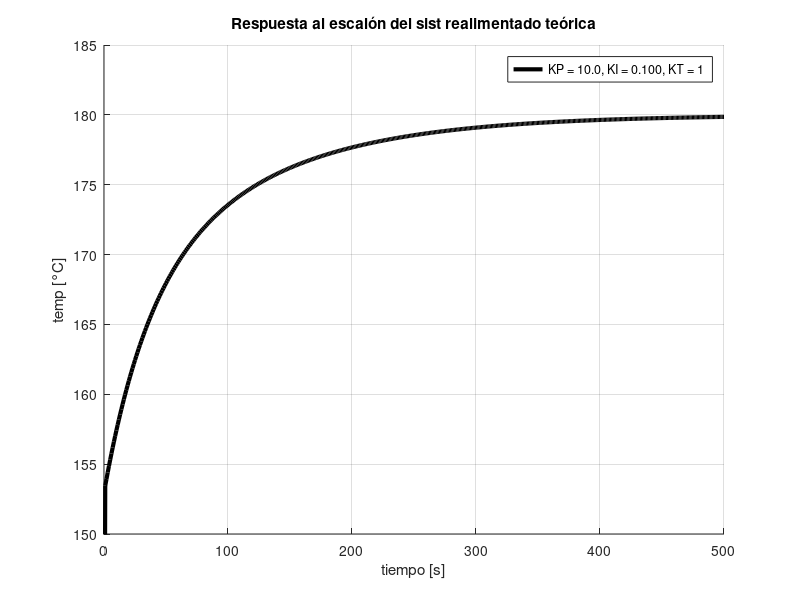
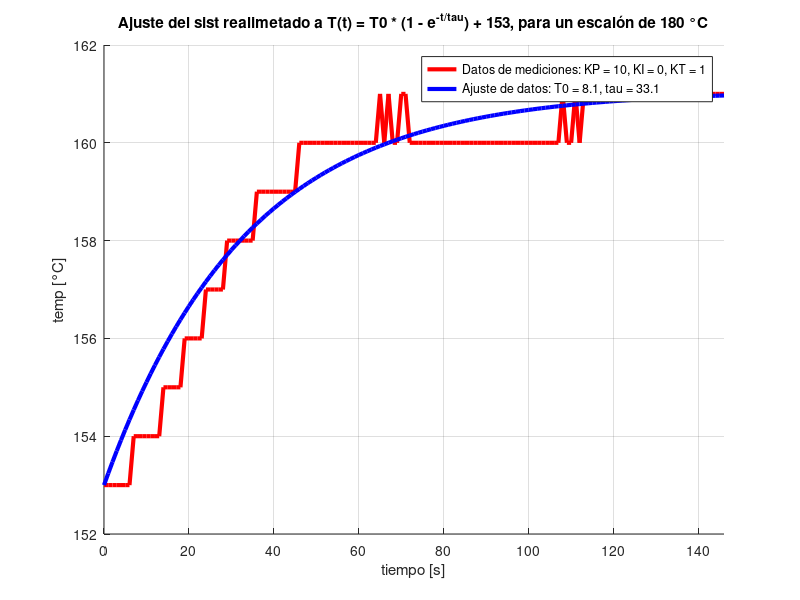
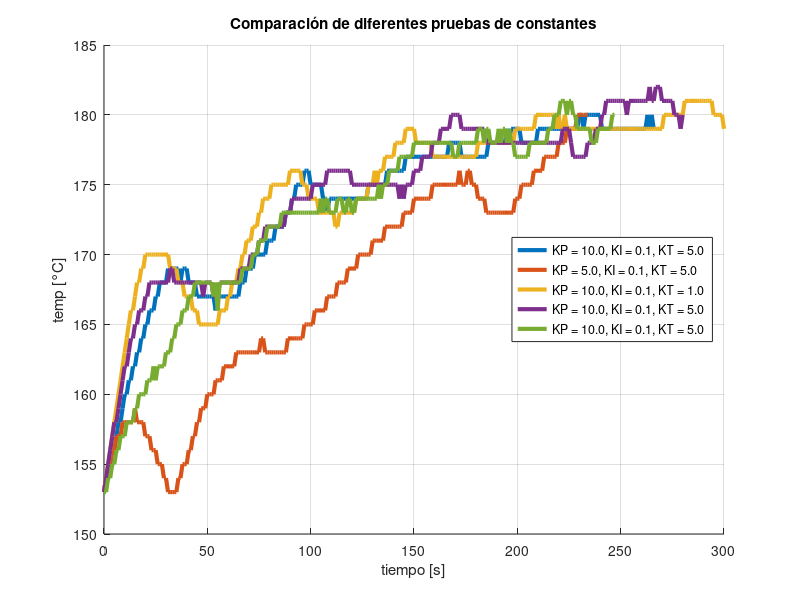
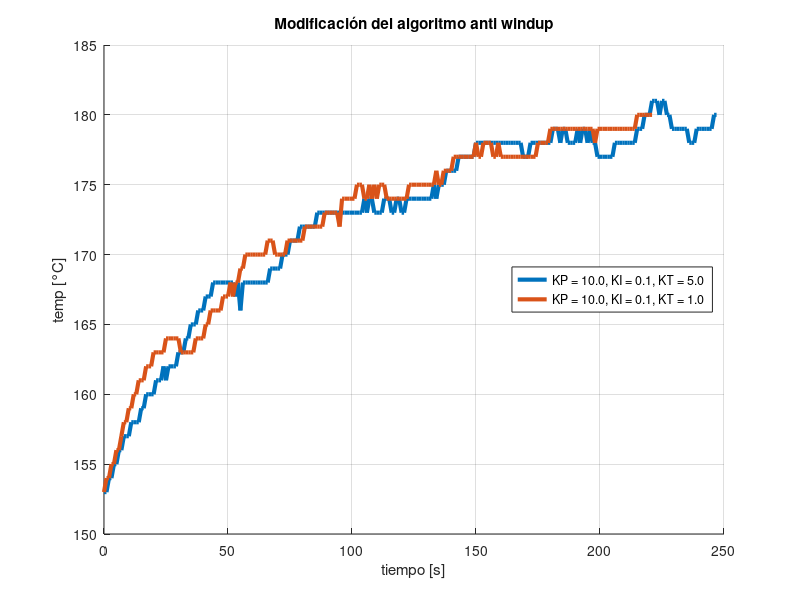

The MATLAB script that drew these images, in order:
%Script de prueba de mediciones del PID_control

clear all;
close all;
clc;

DATA = dlmread("Prueba_1.txt"); %Cargo los datos de la prueba 1
DATA2 = dlmread("Prueba_2.txt");%Cargo los datos de la prueba 2
DATA_ACTUADOR_2 = dlmread("Actuador_prueba_2.txt");%Cargo los datos del actuador
DATA3 = dlmread("Prueba_3.txt");%Cargo los datos de la prueba 3
DATA4 = dlmread("Prueba_4.txt");%Cargo los datos de la prueba 4
DATA5 = dlmread("Prueba_5.txt");%Cargo los datos de la prueba 5
DATA6 = dlmread("Prueba_6.txt");%Cargo los datos de la prueba 6
DATA7 = dlmread("Prueba_7.txt");%Cargo los datos de la prueba 7
DATA8 = dlmread("Prueba_8.txt");%Cargo los datos de la prueba 8
n8 = length(DATA8);
n7 = length(DATA7);
n6 = length(DATA6);
n5 = length(DATA5);
n4 = length(DATA4);
n3 = length(DATA3);
na2 = length(DATA_ACTUADOR_2);
n2 = length(DATA2);
n = length(DATA);
t = [0:1:n-1];
T = 1; %Segundo
t = t * T;

t2 = [0:1:500];


KP = 10; %Constante proporcional
alfa = 0.01;  %Posición del cero que va con el polo en el origen
KI = alfa  * KP;  %Constante integral
KT = 1; %Constante de corrección anti windup

%Ajuste de datos a sistema de primer orden
f = @(T0,tau) T0*(1-exp(-t./tau)) + 153;  %Función a ajustar

err = @(x) norm(DATA - f(x(1),x(2)));
xo = [30, 0.1];
options = optimset('MaxIter',10);
x = fminsearch(err,xo,options);

T0 = x(1);
tau = x(2);

%Con estos datos puedo despejar un primer modelo de la planta

s = tf('s');

H = 0.1 * (0.85 * s + 0.027)/(0.15 * s + 3e-3); %Modelo de planta
G = H * KP/(1+H*KP);              %Modelo a lazo cerrado con ganancia proporcional

%Para que llegue a los 180 °C le tengo que agregar un control integral
G2 = H*(KP + KI / s)/(H*(KP + KI/s) + 1);

escalon = ones(1,length(t2)) * 180;
escalon(1) = 150;
[Y,T,X] = lsim(G2,escalon,t2);

%Grafico de la aproximación de planta controlada

figure
hold on;
plot(T,Y,'k-','Linewidth',3);
grid on;
xlabel("tiempo [s]");
ylabel("temp [°C]");
title("Respuesta al escalón del sist realimentado teórica");
ylim([150 185]);
leyenda1 = sprintf("KP = %.1f, KI = %.3f, KT = 1",KP,KI);
legend(leyenda1);

%Grafico de los datos de la primera medición
%y de la regresión a una planta de primer orden

figure
hold on;
plot(t,DATA,'r-','Linewidth',3);
hold on;
plot(t,T0 * (1-exp(-t/tau)) + 153,'b-','Linewidth',3);
xlabel("tiempo [s]");
ylabel("temp [°C]");
grid on;
title("Ajuste del sist realimetado a T(t) = T0 * (1 - e^{-t/tau}) + 153, para un escalón de 180 °C");
xlim([0 t(n)]);
leyenda1 = sprintf("Datos de mediciones: KP = %i, KI = %i, KT = %i",10,0,1);
leyenda2 = sprintf("Ajuste de datos: T0 = %.1f, tau = %.1f",T0,tau);
legend(leyenda1,leyenda2);

%Grafico de las segundas mediciones con KP = 10, KI = 0.1, KT = 5

tdata2 = [0:1:n2-1];
%tdataa2 = [0:1:na2-1-97];
%figure
%hold on;
%plot(tdata2,DATA2);
%grid on;


%Grafico de la tercera medición con KP = 5, KI = 0.05, KT = 5

tdata3 = [0:1:n3-1];
%figure
%hold on;
%plot(tdata3,DATA3);

%Grafico de la cuarta medicion KP = 10, KI = 0.1, KT = 1

tdata4 = [0:1:n4-1];
%figure
%hold on;
%plot(tdata4,DATA4);

%Grafico de la quinta medicion KP = 10, KI = 0.1, KT = 5

tdata5 = [0:1:n5-1];
%figure
%hold on;
%plot(tdata5,DATA5);

%Grafico de las demás mediciones

tdata6 = [0:1:n6-1];
tdata7 = [0:1:n7-1];
tdata8 = [0:1:n8-1];

figure
hold on;
plot(tdata2,DATA2,'linewidth',3);
hold on;
plot(tdata3,DATA3,'linewidth',3);
hold on;
plot(tdata4,DATA4,'linewidth',3);
hold on;
plot(tdata5,DATA5,'linewidth',3);
hold on;
plot(tdata6,DATA6,'linewidth',3);
grid on;
leyenda2 = sprintf("KP = %.1f, KI = %.1f, KT = %.1f",10,0.1,5);
leyenda3 = sprintf("KP = %.1f, KI = %.1f, KT = %.1f",5,0.05,5);
leyenda4 = sprintf("KP = %.1f, KI = %.1f, KT = %.1f",10,0.1,1);
leyenda5= sprintf("KP = %.1f, KI = %.1f, KT = %.1f",10,0.1,5);
leyenda6 = sprintf("KP = %.1f, KI = %.1f, KT = %.1f",10,0.1,5);
legend(leyenda2,leyenda3,leyenda4,leyenda5,leyenda6,'location','east');
xlabel("tiempo [s]");
ylabel("temp [°C]");
title("Comparación de diferentes pruebas de constantes");

%Se modificó el algoritmo de anti windup para que en lugar de KT tenga KT * KI

figure
hold on;
plot(tdata6,DATA6,'linewidth',3);
hold on;
plot(tdata7,DATA7,'linewidth',3);
grid on;
leyenda1 = sprintf("KP = %.1f, KI = %.1f, KT = %.1f",10,0.1,5);
leyenda2 = sprintf("KP = %.1f, KI = %.1f, KT = %.1f",10,0.1,1);
title("Modificación del algoritmo anti windup");
xlabel("tiempo [s]");
ylabel("temp [°C]");
legend(leyenda1,leyenda2,'location','east');

%Se modificó y se cambiaron todas las varaibles a float
%Se grafica el resultado mejor obtenido usando
%variables enteras y floats
%Ambos tienen las mismas constantes

figure
hold on;
plot(tdata7,DATA7,'linewidth',3);
hold on;
plot(tdata8,DATA8,'linewidth',3);
leyenda1 = sprintf("Variables enteras");
leyenda2 = sprintf("Variables floats");
title("Modificación del tipo de variables usadas");
xlabel("tiempo [s]");
ylabel("temp [°C]");
legend(leyenda1,leyenda2,'location','east');
grid on;









